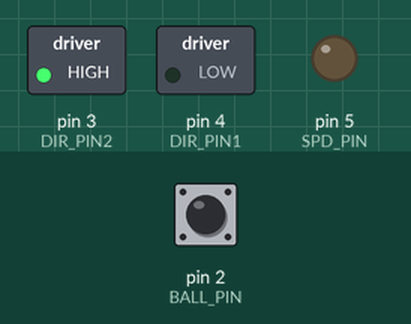
Simulated run of this sketch. Board: Arduino Uno, built with avr-gcc and run on an emulated ATmega328P. Parts: switched loads named in the sketch (green lamp = pin HIGH), output pins drawn as LEDs (lit = HIGH). Inputs (shaded band) come from the test bench; at power-on: pin 2 (BALL_PIN) HIGH. What the sketch prints to the serial monitor is not drawn.

Above: at 1.2 s.
1.3 s: pin 2 (BALL_PIN) pulled LOW for 0.15 s
At 1.38 s:
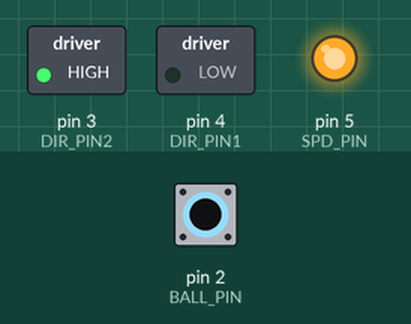
2.9 s: pin 2 (BALL_PIN) pulled LOW for 3.2 s
At 7.4 s:
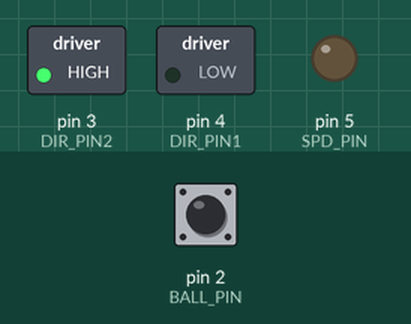
Timing chart, 0 to 8.9 s (numbered marks = the images above; inputs shaded):
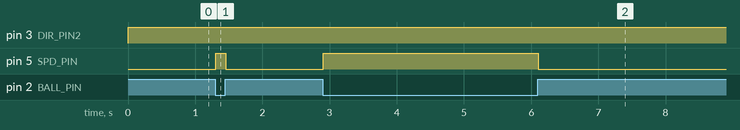

Measured:
- after the input at 1.3 s, pin 5 (SPD_PIN): LOW → HIGH at once, → LOW 0.15 s later
- after the input at 2.9 s, pin 5 (SPD_PIN): LOW → HIGH at once, → LOW 3.2 s later

The sketch:

038_dc_motor_tiltswitch.ino
```cpp
/**
 * https://www.youtube.com/watch?v=tXs3Bzf7s9g&list=PLQJqki0RCuBsA2Gk_KRSY8kKNXzXGadHy&index=3
 *
 * DC Motor with L293D driver + Tilt Switch
 */

#define SPD_PIN 5
#define DIR_PIN1 4
#define DIR_PIN2 3
#define BALL_PIN 2

int noSpd = 0;
int minSpd = 100;
int maxSpd = 255; // PWM: 0-100 (stop); 101-255 (speed variation)
int ballIn;

void setup() {
  // put your setup code here, to run once:
  pinMode(SPD_PIN, OUTPUT);
  pinMode(DIR_PIN1, OUTPUT);
  pinMode(DIR_PIN2, OUTPUT);
  pinMode(BALL_PIN, INPUT_PULLUP);

  Serial.begin(9600);
}

void loop() {
  // put your main code here, to run repeatedly:
  ballIn = digitalRead(BALL_PIN);
  Serial.println(ballIn);

  digitalWrite(DIR_PIN1, LOW);
  digitalWrite(DIR_PIN2, HIGH);

  if (ballIn == 0){
//    analogWrite(SPD_PIN, minSpd);
    analogWrite(SPD_PIN, maxSpd);
  } else {
    analogWrite(SPD_PIN, noSpd);
  }
}
```
